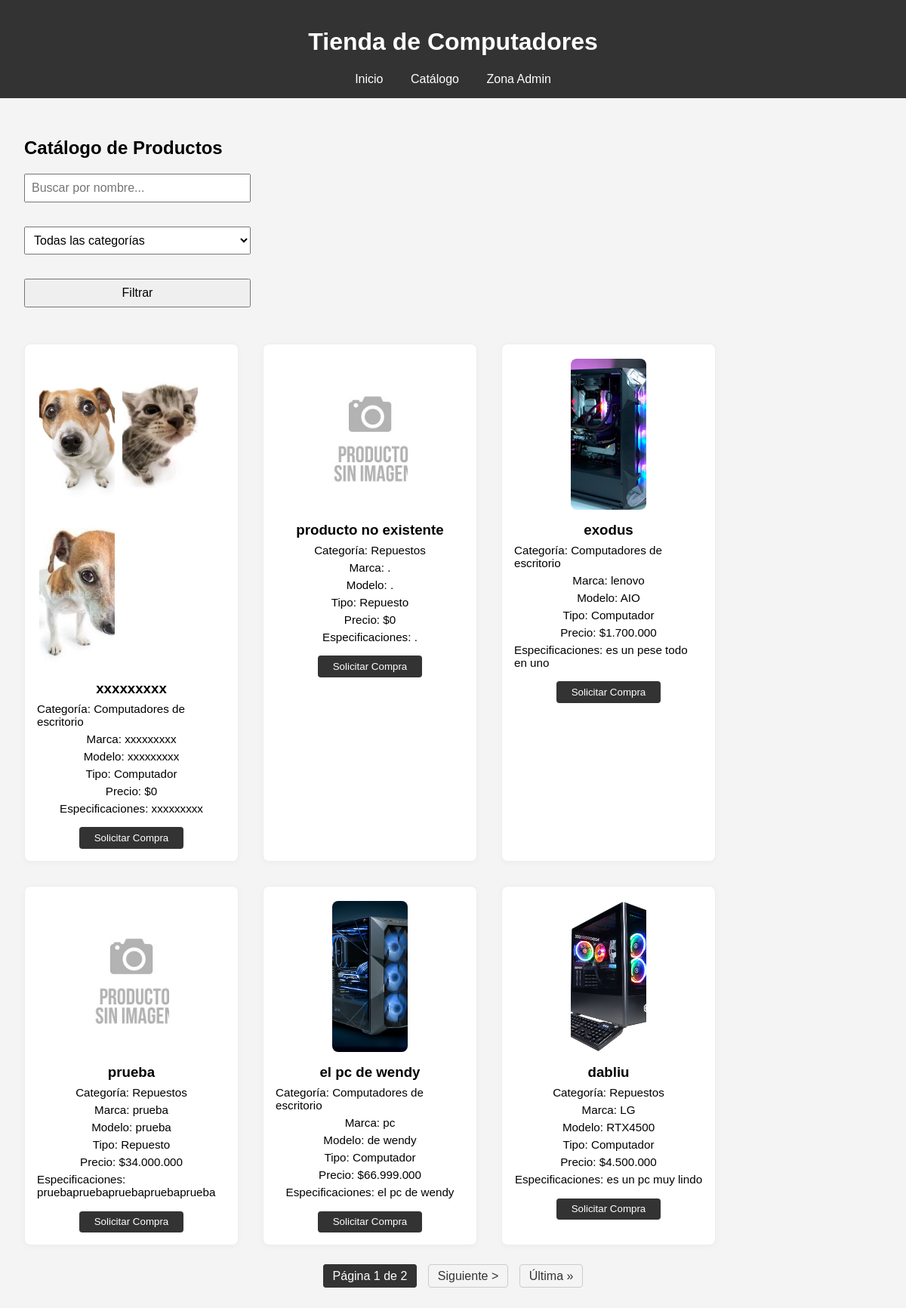
The app's page /Vista/html/catalogo.php with its own data.
### tables this page shows
CREATE TABLE `productos` (
  `id` int(11) NOT NULL,
  `nombre` varchar(100) NOT NULL,
  `precio` decimal(10,2) NOT NULL,
  `imagen` varchar(255) DEFAULT 'Sin_Imagen.png',
  `id_categoria` int(11) DEFAULT NULL,
  `marca` varchar(100) DEFAULT NULL,
  `modelo` varchar(100) DEFAULT NULL,
  `tipo` enum('Computador','Repuesto') DEFAULT NULL,
  `especificaciones` text DEFAULT NULL
);

CREATE TABLE `categorias` (
  `id` int(11) NOT NULL,
  `nombre` varchar(100) NOT NULL
);

### Modelo/GestorCatalogo.php (called while the page is built, shortened)
<?php
require_once "Modelo/Conexion.php";
$conexion = new Conexion();
$conexion->abrir();
$por_pagina = 6;
$pagina = isset($_GET['pagina']) ? intval($_GET['pagina']) : 1;
$busqueda = isset($_GET['busqueda']) ? $conexion->mysqli->real_escape_string($_GET['busqueda']) : '';
$categoria = isset($_GET['categoria']) ? intval($_GET['categoria']) : 0;
$where = "WHERE 1";
$total_result = $conexion->consulta("SELECT COUNT(*) as total FROM productos p $where");
$total_row = $total_result->fetch_assoc();
$total_productos = $total_row['total'];
$total_paginas = max(1, ceil($total_productos / $por_pagina));
$offset = ($pagina - 1) * $por_pagina;
$sql = "SELECT p.id, p.nombre, p.marca, p.modelo, p.tipo, p.precio, p.especificaciones, c.nombre AS categoria,
    (SELECT url_imagen FROM imagenes_producto WHERE id_producto = p.id LIMIT 1) AS imagen
    FROM productos p
    INNER JOIN categorias c ON p.id_categoria = c.id
    $where
    ORDER BY p.id DESC
    LIMIT $por_pagina OFFSET $offset";
$result = $conexion->consulta($sql);

### Modelo/Conexion.php (called while the page is built, shortened)
<?php
class Conexion {
    public $mysqli = null;
    public function abrir() {
        $this->mysqli = new mysqli("localhost", "root", "", "tienda_pc");
    }
    public function consulta($sql) {
        return $this->mysqli->query($sql);
    }
}
?>

### Vista/html/catalogo.php (the view, shortened to what this page needs)
<?php
require_once "Modelo/Conexion.php";
require_once "Modelo/GestorCatalogo.php";
$cliente_logueado = isset($_SESSION['cliente']);
?>
<!DOCTYPE html>
<html lang="es">
<head>
    <link rel="stylesheet" href="Vista/css/master.css">
</head>
<body>
    <main class="catalogo">
        <header>
            <h1>Tienda de Computadores</h1>
            <nav>
                <a href="index.php?accion=inicio">Inicio</a>
                <a href="index.php?accion=catalogo">Catálogo</a>
                <a href="index.php?accion=login">Zona Admin</a>
            </nav>
        </header>
        <section id="catalogo">
            <h2>Catálogo de Productos</h2>
            <form class="catalogo-filtros" method="get" action="index.php">
                <input type="text" name="busqueda" placeholder="Buscar por nombre..." value="<?php echo htmlspecialchars($busqueda); ?>">
                <select name="categoria">
                    <option value="0">Todas las categorías</option>
                </select>
                <button type="submit">Filtrar</button>
            </form>
            <div class="productos">
                <?php if ($result->num_rows > 0): ?>
                    <?php while ($row = $result->fetch_assoc()): ?>
                        <div class="producto">
                            <?php
                            $imagenes = [];
                            $imagenes_result = $conexion->consulta("SELECT url_imagen FROM imagenes_producto WHERE id_producto = " . intval($row['id']));
                            while ($img = $imagenes_result->fetch_assoc()) {
                                $imagenes[] = $img['url_imagen'];
                            }
                            ?>
                            <div class="galeria-imagenes">
                                <?php foreach ($imagenes as $img_url): ?>
                                    <img src="<?php echo htmlspecialchars($img_url); ?>" alt="Producto" style="width:100px; margin:3px;">
                                <?php endforeach; ?>
                            </div>
                            <h3><?php echo htmlspecialchars($row['nombre']); ?></h3>
                            <p>Categoría: <?php echo htmlspecialchars($row['categoria']); ?></p>
                            <p>Marca: <?php echo htmlspecialchars($row['marca']); ?></p>
                            <p>Modelo: <?php echo htmlspecialchars($row['modelo']); ?></p>
                            <p>Tipo: <?php echo htmlspecialchars($row['tipo']); ?></p>
                            <p>Precio: $<?php echo number_format($row['precio'], 0, ',', '.'); ?></p>
                            <p>Especificaciones: <?php echo htmlspecialchars($row['especificaciones']); ?></p>
                            <?php if ($cliente_logueado): ?>
                                <form method="POST" action="index.php?accion=agregar_al_carrito" style="display:inline;">
                                    <input type="hidden" name="id_producto" value="<?php echo $row['id']; ?>">
                                    <input type="number" name="cantidad" value="1" min="1" style="width:50px;">
                                    <button type="submit">Solicitar Compra</button>
                                </form>
                            <?php else: ?>
                                <button type="button" onclick="abrirModalRegistro()">Solicitar Compra</button>
                            <?php endif; ?>
                        </div>
                    <?php endwhile; ?>
                <?php else: ?>
                    <p>No se encontraron productos.</p>
                <?php endif; ?>
            </div>
            <div class="paginacion">
                <span class="actual">Página <?php echo $pagina; ?> de <?php echo $total_paginas; ?></span>
                <?php if ($pagina < $total_paginas): ?>
                    <a href="index.php?accion=catalogo&pagina=<?php echo $pagina + 1; ?>&busqueda=<?php echo urlencode($busqueda); ?>&categoria=<?php echo $categoria; ?>">Siguiente &gt;</a>
                    <a href="index.php?accion=catalogo&pagina=<?php echo $total_paginas; ?>&busqueda=<?php echo urlencode($busqueda); ?>&categoria=<?php echo $categoria; ?>">Última &raquo;</a>
                <?php endif; ?>
            </div>
        </section>
    </main>
</body>
</html>

### Vista/css/master.css (style rules this page uses)
body { font-family: Arial, sans-serif; margin: 0; padding: 0; background-color: #f4f4f4; }
header { background-color: #333; color: white; padding: 1rem; text-align: center; }
nav a { color: white; margin: 0 1rem; text-decoration: none; }
section { padding: 2rem; }
.catalogo-filtros { margin-bottom: 2em; display: flex; gap: 1em; flex-wrap: wrap; }
.catalogo-filtros input, .catalogo-filtros select, .catalogo-filtros button { padding: 0.5em; font-size: 1em; }
.paginacion { margin: 2em 0; text-align: center; }
.paginacion a, .paginacion span { margin: 0 5px; padding: 6px 12px; border: 1px solid #ccc; border-radius: 4px; text-decoration: none; color: #333; }
.paginacion .actual { background: #333; color: #fff; border-color: #333; }
.productos { display: flex; flex-wrap: wrap; gap: 2em; justify-content: flex-start; }
.producto { background: #fff; border: 1px solid #eee; border-radius: 8px; padding: 1em; width: 250px; box-shadow: 0 2px 8px rgba(0, 0, 0, 0.03); display: flex; flex-direction: column; align-items: center; }
.producto img { width: 200px; height: 200px; object-fit: cover; margin-bottom: 1em; border-radius: 8px; }
.producto h3 { margin: 0.5em 0 0.2em 0; }
.producto p { margin: 0.2em 0; font-size: 0.95em; }
.producto button { margin-top: 1em; padding: 0.5em 1.5em; background: #333; color: #fff; border: none; border-radius: 4px; cursor: pointer; }
form { display: flex; flex-direction: column; max-width: 300px; margin-top: 1rem; }
form input, form button, form select { margin-bottom: 1rem; padding: 0.5rem; font-size: 1rem; }

### records on screen
productos: nombre "xxxxxxxxx", id_categoria.nombre "Computadores de escritorio", marca "xxxxxxxxx", modelo "xxxxxxxxx", tipo "Computador", precio "0", especificaciones "xxxxxxxxx"
productos: nombre "producto no existente", id_categoria.nombre "Repuestos", marca ".", modelo ".", tipo "Repuesto", precio "0", especificaciones "."
productos: nombre "exodus", id_categoria.nombre "Computadores de escritorio", marca "lenovo", modelo "AIO", tipo "Computador", precio "1.700.000", especificaciones "es un pese todo en uno"
productos: nombre "prueba", id_categoria.nombre "Repuestos", marca "prueba", modelo "prueba", tipo "Repuesto", precio "34.000.000", especificaciones "pruebapruebapruebapruebaprueba"
productos: nombre "el pc de wendy", id_categoria.nombre "Computadores de escritorio", marca "pc", modelo "de wendy", tipo "Computador", precio "66.999.000", especificaciones "el pc de wendy"
productos: nombre "dabliu", id_categoria.nombre "Repuestos", marca "LG", modelo "RTX4500", tipo "Computador", precio "4.500.000", especificaciones "es un pc muy lindo"

### other values on screen
$pagina "1"
$total_paginas "2"
